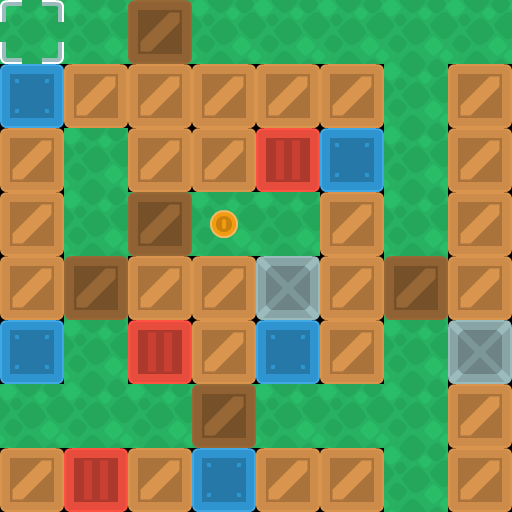

This is a level from a 2D game, rendered from its Tiled map with the project's own tilesets. A one-line summary and the complete map file follow:
An orthogonal 8x8 tile map with 64x64 px tiles, 4 tile layers (background, walls, objects, boxes).

<map version="1.10" tiledversion="1.11.2" orientation="orthogonal" renderorder="right-down" width="8" height="8" tilewidth="64" tileheight="64" infinite="0" nextlayerid="6" nextobjectid="1">
 <properties>
  <property name="character_bottom" value="[[0, 5], [1, 5], [2, 5]]" />
  <property name="character_left" value="[[3, 7], [4, 7], [5, 7]]" />
  <property name="character_right" value="[[0, 7], [1, 7], [2, 7]]" />
  <property name="character_top" value="[[3, 5], [4, 5], [5, 5]]" />
 </properties>
 <tileset firstgid="1" source="sokoban_tilesheet.tsx" />
 <layer id="4" name="background" width="8" height="8">
  <data encoding="csv">
89,89,89,89,89,89,89,89,
0,0,0,0,0,0,89,0,
0,89,0,0,0,0,89,0,
0,89,89,89,89,0,89,0,
0,89,0,0,0,0,89,0,
0,89,0,0,0,0,89,0,
89,89,89,89,89,89,89,0,
0,0,0,0,0,0,89,0
  </data>
 </layer>
 <layer id="1" name="walls" width="8" height="8">
  <data encoding="csv">
0,0,0,0,0,0,0,0,
4,2,2,2,2,2,0,2,
2,0,2,2,3,4,0,2,
2,0,0,0,0,2,0,2,
2,0,2,2,6,2,0,2,
4,0,3,2,4,2,0,6,
0,0,0,0,0,0,0,2,
2,3,2,4,2,2,0,2
  </data>
 </layer>
 <layer id="3" name="objects" width="8" height="8">
  <data encoding="csv">
40,0,0,0,0,0,0,0,
0,0,0,0,0,0,0,0,
0,0,0,0,0,0,0,0,
0,0,0,75,0,0,0,0,
0,0,0,0,0,0,0,0,
0,0,0,0,0,0,0,0,
0,0,0,0,0,0,0,0,
0,0,0,0,0,0,0,0
  </data>
 </layer>
 <layer id="5" name="boxes" width="8" height="8">
  <data encoding="csv">
0,0,15,0,0,0,0,0,
0,0,0,0,0,0,0,0,
0,0,0,0,0,0,0,0,
0,0,15,0,0,0,0,0,
0,15,0,0,0,0,15,0,
0,0,0,0,0,0,0,0,
0,0,0,15,0,0,0,0,
0,0,0,0,0,0,0,0
  </data>
 </layer>
</map>
